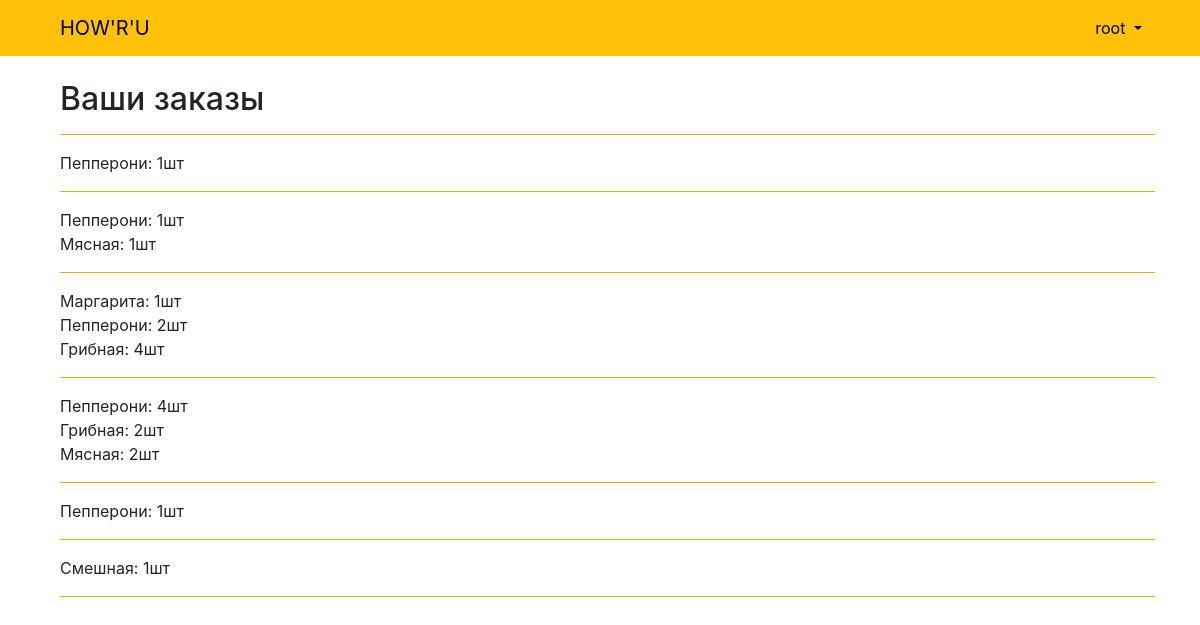
Page /orders/detail/ (signed in) on the committed database.
### users/models.py (models this page shows)
class CustomUser(AbstractUser):
    firstName = models.CharField(verbose_name='Имя', null=True, max_length=30)
    phoneNumber = PhoneField(verbose_name='Номер телефона', blank=True)
    address = models.CharField(verbose_name='Адрес', null=True, max_length=30)

### orders/models.py (models this page shows, shortened)
class OrderItem(models.Model):
    order = models.ForeignKey(Order, related_name='items', on_delete=models.CASCADE)
    product = models.ForeignKey(Product, related_name='order_items', on_delete=models.CASCADE)
    price = models.DecimalField(max_digits=10, decimal_places=2)
    quantity = models.PositiveIntegerField(default=1)
    def __str__(self):
        return '{}'.format(self.id)

### product/models.py (models this page shows, shortened)
class Product(models.Model):
    name = models.CharField(max_length=24, verbose_name="Название")
    price = models.IntegerField(validators=[MaxValueValidator(9999, message="Не может быть больше, чем 9999")], verbose_name="Цена")
    description = models.TextField(null=True, max_length=110, verbose_name="Описание")
    weight = models.IntegerField(validators=[MaxValueValidator(1000, message="Не может быть больше, чем 1000")], verbose_name="Вес")
    cm = models.IntegerField(default=30, validators=[MaxValueValidator(40, message="Не может быть больше, чем 40")], verbose_name="Диаметр")
    image = models.ImageField(upload_to='images', null=True, verbose_name="Изображение")
    def __str__(self):
        return self.name

### orders/views.py (the view)
# urls.py: path('detail/', views.order_detail, name='order_detail'),
def order_detail(request):
    myorders = Order.objects.filter(user=request.user)
    orderitems = []
    for order in myorders:
        orderitems.append(OrderItem.objects.filter(order = order))
        print(OrderItem.objects.filter(order = order))
    if request.method == 'POST':
        form = OrderDetailForm(request.POST)
    else:
        form = OrderDetailForm
    data = {
        'myorders' : myorders,
        'orderitems' : orderitems
    }
    return render(request, 'orders/order/order_detail.html', data)

### templates/orders/order/order_detail.html (shortened to what this page needs)
{% extends "base.html" %}
{% load crispy_forms_tags %}
{% block content %}
<div class="container" >
<div style="padding-left: 15px;">
    <h2>Ваши заказы</h2>
    <hr style="background-color: #ffc107">
    {% for order in orderitems %}
        {% for orderitem in order %}
         {{ orderitem.product }}:
        {{ orderitem.quantity }}шт
            <br>
        {% endfor %}
    <hr style="background-color: #ffc107">
    {% endfor %}
 </div>
</div>
{% endblock %}

### templates/base.html (shortened to what this page needs)
<!DOCTYPE html>
<html lang="en">
{% load static %}
<head>
    <link rel="stylesheet" href="https://maxcdn.bootstrapcdn.com/bootstrap/4.0.0/css/bootstrap.min.css"
/>
</head>
<body style="height: 100%">
        <nav class="navbar navbar-expand-md navbar-warning bg-warning mb-4">
            <div class="container" style="padding-right: 20px; padding-left: 30px;">
                <a class="navbar-brand" style="color: black" href="{% url 'product_list'%}">HOW'R'U</a>
                    <div class="collapse navbar-collapse" id="navbarCollapse">
                            {% if user.is_authenticated %}
                                <ul class="navbar-nav ml-auto">
                                    <li class="nav-item">
                                        <div class="dropdown">
                                          <a class="nav-link dropdown-toggle" style="color: black" href="#" id="dropdownMenuButton" data-toggle="dropdown" aria-haspopup="true" aria-expanded="false">
                                              {{ user }}
                                          </a>
                                        </div>
                                    </li>
                                </ul>
                            {% endif %}
                    </div>
            </div>
        </nav>
        {% block content %}
        {% endblock %}
</body>
</html>

### rows in the picture
CustomUser: username "root"
OrderItem: product "Пепперони", quantity "1"
OrderItem: product "Пепперони", quantity "1"
OrderItem: product "Мясная", quantity "1"
OrderItem: product "Маргарита", quantity "1"
OrderItem: product "Пепперони", quantity "2"
OrderItem: product "Грибная", quantity "4"
OrderItem: product "Пепперони", quantity "4"
OrderItem: product "Грибная", quantity "2"
OrderItem: product "Мясная", quantity "2"
OrderItem: product "Пепперони", quantity "1"
OrderItem: product "Смешная", quantity "1"
